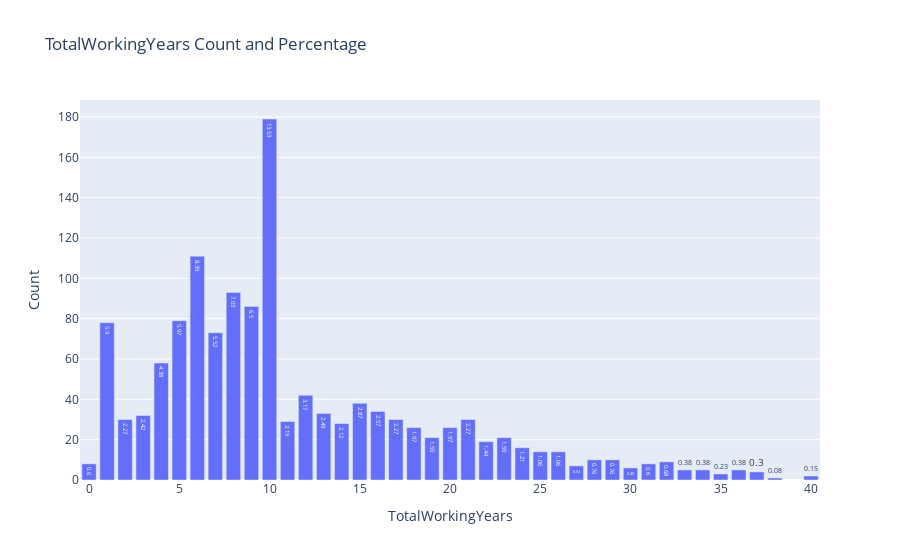

The code cell stored with this chart in its notebook:
### Code cell
# Display descriptive statistics of 'TotalWorkingYears' column
print("Descriptive statistics of 'TotalWorkingYears' column:")
print(data['TotalWorkingYears'].describe())

# Categorize 'TotalWorkingYears' into '0-3 Years', '4-10 Years', '11-25 Years', '26+ Years' categories
data['TotalWorkingYears_Category'] = pd.cut(data['TotalWorkingYears'], bins=[-1, 3, 10, 25, data['TotalWorkingYears'].max()], labels=['0-3 Years', '4-10 Years', '11-25 Years',  f"26-{data['TotalWorkingYears'].max()} Years"])

# Display data with 'TotalWorkingYears' and 'TotalWorkingYears_Category' columns
print("\nData with 'TotalWorkingYears' and 'TotalWorkingYears_Category' columns:")
print(data[['TotalWorkingYears', 'TotalWorkingYears_Category']].head(10))

# Display count and percentage of each category in 'TotalWorkingYears' column
cat_summary_plotly(data, 'TotalWorkingYears')
# Display count and percentage of each category in 'TotalWorkingYears_Category' column
cat_summary_plotly(data, 'TotalWorkingYears_Category')

### Figure 1 — Plotly figure (JSON) as saved in the notebook; plotly's stock layout.template omitted (floating-point values rounded to 4 significant figures)
{"data": [{"alignmentgroup": "True", "hovertemplate": "TotalWorkingYears=%{x}<br>Count=%{y}<br>Percentage=%{text}<extra></extra>", "legendgroup": "", "marker": {"color": "#636efa", "pattern": {"shape": ""}}, "name": "", "offsetgroup": "", "orientation": "v", "showlegend": false, "text": [13.53, 8.39, 7.03, 6.5, 5.97, 5.9, 5.52, 4.38, 3.17, 2.87, 2.57, 2.49, 2.42, 2.27, 2.27, 2.27, 2.19, 2.12, 1.97, 1.97, 1.59, 1.59, 1.44, 1.21, 1.06, 1.06, 0.76, 0.76, 0.68, 0.6, 0.6, 0.53, 0.45, 0.38, 0.38, 0.38, 0.3, 0.23, 0.15, 0.08], "textposition": "auto", "type": "bar", "x": [10, 6, 8, 9, 5, 1, 7, 4, 12, 15, 16, 13, 3, 17, 2, 21, 11, 14, 20, 18, 19, 23, 22, 24, 25, 26, 29, 28, 32, 31, 0, 27, 30, 36, 34, 33, 37, 35, 40, 38], "xaxis": "x", "y": [179, 111, 93, 86, 79, 78, 73, 58, 42, 38, 34, 33, 32, 30, 30, 30, 29, 28, 26, 26, 21, 21, 19, 16, 14, 14, 10, 10, 9, 8, 8, 7, 6, 5, 5, 5, 4, 3, 2, 1], "yaxis": "y"}], "layout": {"barmode": "relative", "legend": {"tracegroupgap": 0}, "title": {"text": "TotalWorkingYears Count and Percentage"}, "xaxis": {"anchor": "y", "domain": [0, 1], "title": {"text": "TotalWorkingYears"}}, "yaxis": {"anchor": "x", "domain": [0, 1], "title": {"text": "Count"}}}}
